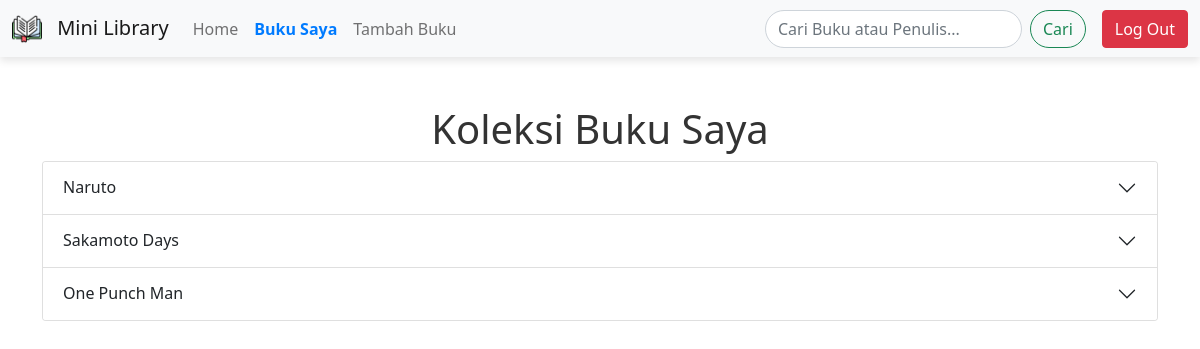
The page /mybook/book.php (signed in) on the database its author committed.
### tables this page shows
CREATE TABLE `books` (
  `id` int(125) NOT NULL,
  `judul` varchar(255) NOT NULL,
  `penulis` varchar(125) NOT NULL,
  `status` varchar(15) NOT NULL,
  `genre` varchar(125) NOT NULL,
  `sinopsis` text NOT NULL,
  `tgl_mulai_baca` date NOT NULL,
  `tgl_selesai_baca` date NOT NULL
);

### mybook/savedbook.php (called while the page is built, shortened)
<?php
function getBooks($conn) {
    $sql = "
        SELECT
            b.id AS book_id,
            b.judul AS title,
            b.penulis AS author,
            b.status,
            b.sinopsis,
            b.tgl_mulai_baca AS start_date,
            b.tgl_selesai_baca AS finish_date,
            GROUP_CONCAT(g.nama_genre SEPARATOR ', ') AS genres
        FROM
            books AS b
        LEFT JOIN
            books_genres AS bg ON b.id = bg.book_id
        LEFT JOIN
            genres AS g ON bg.genre_id = g.id
        GROUP BY
            b.id
    ";
    $result = $conn->query($sql);
    return $result;
}
?>

### mybook/book.php (the view, shortened to what this page needs)
<?php
include("savedbook.php");
?>
<!DOCTYPE html>
<html lang="en">
<head>
    <link href="https://cdn.jsdelivr.net/npm/bootstrap@5.1.3/dist/css/bootstrap.min.css" rel="stylesheet">
    <link rel="stylesheet" href="mybook-style.css">
</head>
<body>
    <main>
        <?php include("mybook-header.php"); ?>
        <div class="container mt-5">
            <h1 class="text-center">Koleksi Buku Saya</h1>
            <?php
        $books = getBooks($conn);
        if ($books && $books->num_rows > 0):
        ?>
        <div class="accordion" id="bookAccordion">
            <?php while ($book = $books->fetch_assoc()): ?>
                <div class="accordion-item">
                    <h2 class="accordion-header" id="heading<?= $book['book_id']; ?>">
                        <button class="accordion-button collapsed" type="button" data-bs-toggle="collapse" data-bs-target="#collapse<?= $book['book_id']; ?>" aria-expanded="false" aria-controls="collapse<?= $book['book_id']; ?>">
                            <?= htmlspecialchars($book['title']); ?>
                        </button>
                    </h2>
                </div>
            <?php endwhile; ?>
        </div>
        <?php else: ?>
            <p class="text-center">Tidak ada buku dalam koleksi Anda.</p>
            <?php endif; ?>
        </div>
    </main>
</body>
</html>

### mybook/mybook-header.php (shortened to what this page needs)
<nav class="navbar navbar-expand-lg navbar-light bg-light">
    <div class="container-fluid">
        <a class="navbar-brand" href="<?php echo BASE_URL . 'main/main.php'; ?>">
            <img src="../images/logo.png" alt="Logo" width="30" height="30" class="d-inline-block align-text-top">
            Mini Library
        </a>
        <div class="collapse navbar-collapse" id="navbarNav">
            <ul class="navbar-nav me-auto">
                <li class="nav-item">
                    <a class="nav-link" href="<?php echo BASE_URL . 'main/main.php'; ?>"><i class="bi bi-house"></i> Home</a>
                </li>
                <li class="nav-item">
                    <a class="nav-link active" href="<?php echo BASE_URL . 'mybook/book.php'; ?>"><i class="bi bi-book"></i> Buku Saya</a>
                </li>
                <li class="nav-item">
                    <a class="nav-link" href="<?php echo BASE_URL . 'addbook/addbook.php'; ?>"><i class="bi bi-plus-circle"></i> Tambah Buku</a>
                </li>
            </ul>
            <form class="d-flex" action="<?php echo BASE_URL . 'searchbook.php'; ?>" method="GET" onsubmit="return false;">
                <input class="form-control me-2" type="search" placeholder="Cari Buku atau Penulis..." name="query" id="searchBox" aria-label="Search" oninput="searchBooks(this.value)">
                <button class="btn btn-outline-success" type="button" onclick="searchBooks(document.getElementById('searchBox').value)">Cari</button>
            </form>
            <a href="<?php echo BASE_URL . 'regis/logout.php'; ?>" class="btn btn-danger ms-3">Log Out</a>
        </div>
    </div>
</nav>

### mybook/mybook-style.css (style rules this page uses)
.navbar { box-shadow: 0 4px 8px rgba(0, 0, 0, 0.1); }
.navbar-brand img { margin-right: 10px; }
.nav-link.active { color: #007bff !important; font-weight: bold; }
form.d-flex input[type="search"] { border-radius: 20px; border: 1px solid #ced4da; }
form.d-flex .btn-outline-success { border-radius: 20px; }
.container h1 { font-size: 2.5rem; color: #333; }

### rows shown on the page
books: judul "Naruto"
books: judul "Sakamoto Days"
books: judul "One Punch Man"
